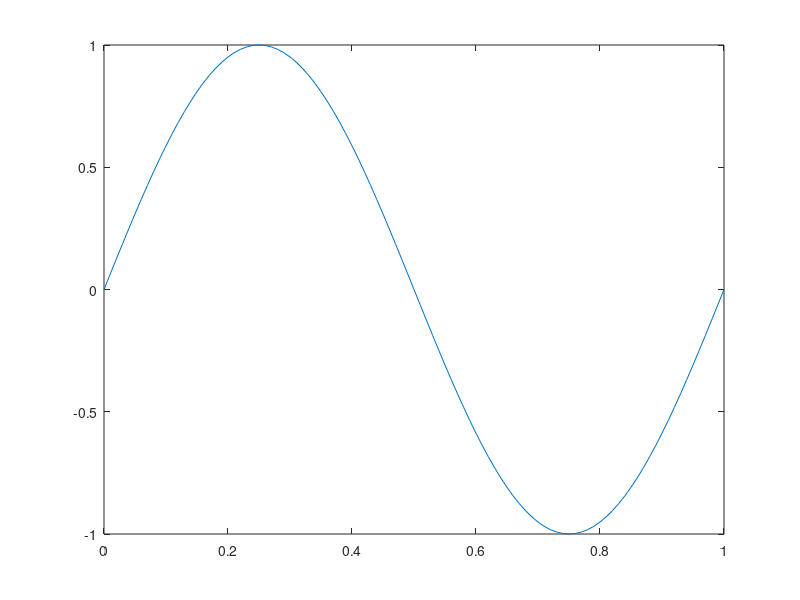
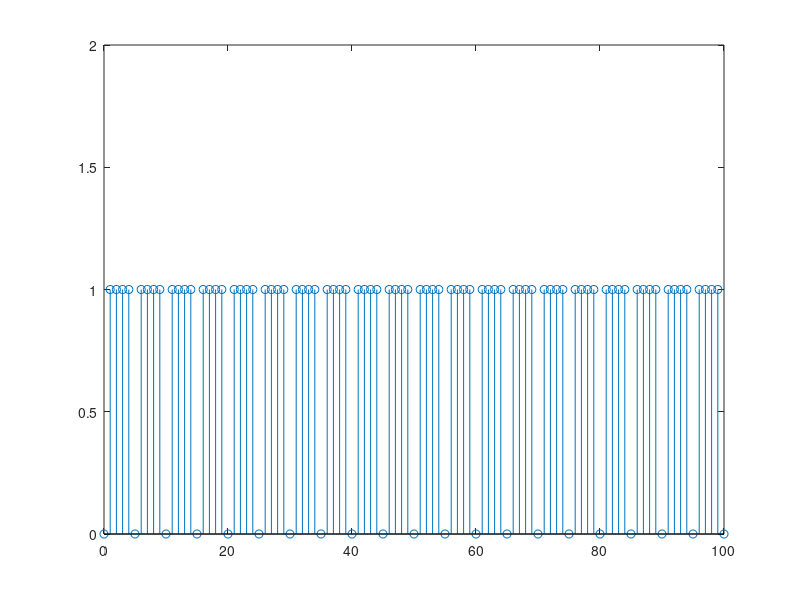
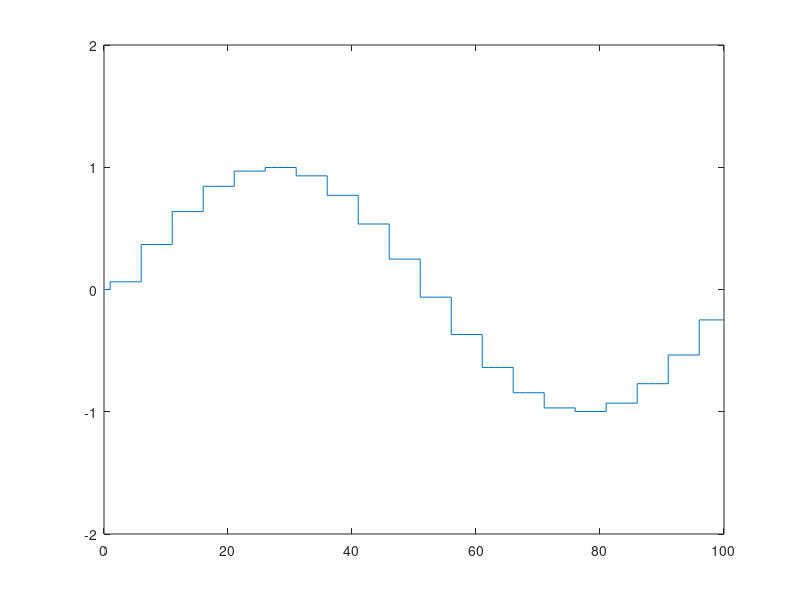

Source code (MATLAB) for these figures, in order:
freq=1;
t=0:0.01:1;
N=length(t);
arg=2*pi*freq*t;
y=sin(arg);
figure(1);
plot(t,y);
ts=5;
m=0:1:100;
for i=0:1:100;
    if(mod(i,ts)~=0)
    rec(i+1)=1;
   else
    rec(i+1)=0;
  end
end
figure(2);
stem(m,rec)
axis([0,100,0,2]);
out=y.*rec;
for i=1:ts:length(out)-ts
    for k=i+1:i+ts-1
        out(k)=out(i+1);
    end
end
for j=1:length(out)
    if (mod(j,ts)==0)
        out(j+1)=out(j);
    end
end

figure(3);
stairs(m,out);
axis([0,100,-2,2]);
